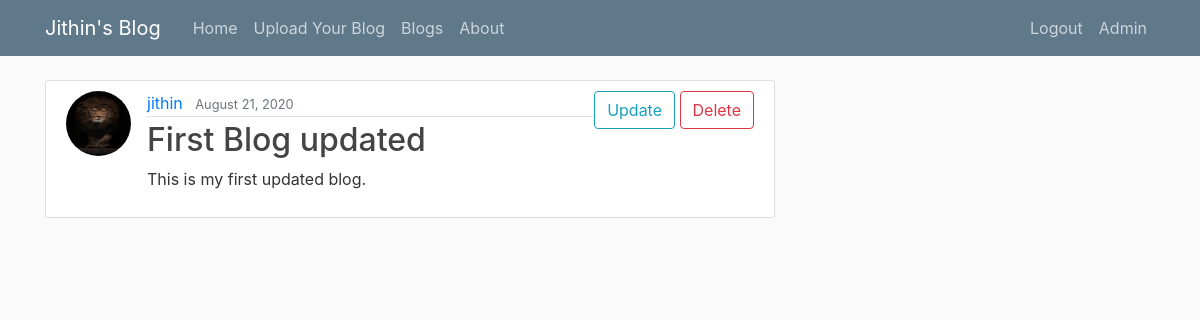
/post/detail/2/ (signed in), run on the app's committed database.
### blogs/models.py (models this page shows, shortened)
class Posts(models.Model):
    Title = models.CharField(max_length=128)
    Content = models.TextField()
    Date_Of_Upload = models.DateTimeField(default=timezone.now)
    Image = models.ImageField(default="default.jpg",upload_to="profile_pics",blank="True")
    author = models.ForeignKey(User,on_delete=models.CASCADE)

### blogs/views.py (the view)
# urls.py: path('post/detail/<int:pk>/',BlogDetailView.as_view(),name="detail"),
class BlogDetailView(LoginRequiredMixin,DetailView):
    model = Posts

### blogs/templates/blogs/posts_detail.html
{% extends "blogs/base.html" %}
{% block content %}
<article class="media content-section">
  <img class="rounded-circle article-img" src="{{ object.Image.url }}">
     <div class="media-body">
       <div class="article-metadata">
         <a class="mr-2" href="#">{{ object.author }}</a>
         <small class="text-muted">{{ object.Date_Of_Upload|date:"F d, Y" }}</small>
       </div>
       <h2><a class="article-title">{{ object.Title }}</a></h2>
       <p class="article-content">{{ object.Content }}</p>
     </div>
     <div>
     <a class="btn btn-outline-info" type="submit" name="button" href="{% url "update" posts.id %}">Update</a>
     <a class="btn btn-outline-danger" type="submit" name="button" href="{% url "delete" posts.id %}">Delete</a>
     </div>
    </article>
{% endblock %}

### blogs/static/style.css (style rules this page uses)
body { background: #fafafa; color: #333333; margin-top: 5rem; }
h1, h2, h3, h4, h5, h6 { color: #444444; }
.content-section { background: #ffffff; padding: 10px 20px; border: 1px solid #dddddd; border-radius: 3px; margin-bottom: 20px; }
.article-title { color: #444444; }
.article-content { white-space: pre-line; }
.article-img { height: 65px; width: 65px; margin-right: 16px; }
.article-metadata { padding-bottom: 1px; margin-bottom: 4px; border-bottom: 1px solid #e3e3e3 }

### data on the page
Posts: Image (picture), author "jithin", Date_Of_Upload "August 21, 2020", Title "First Blog updated", Content "This is my first updated blog."
